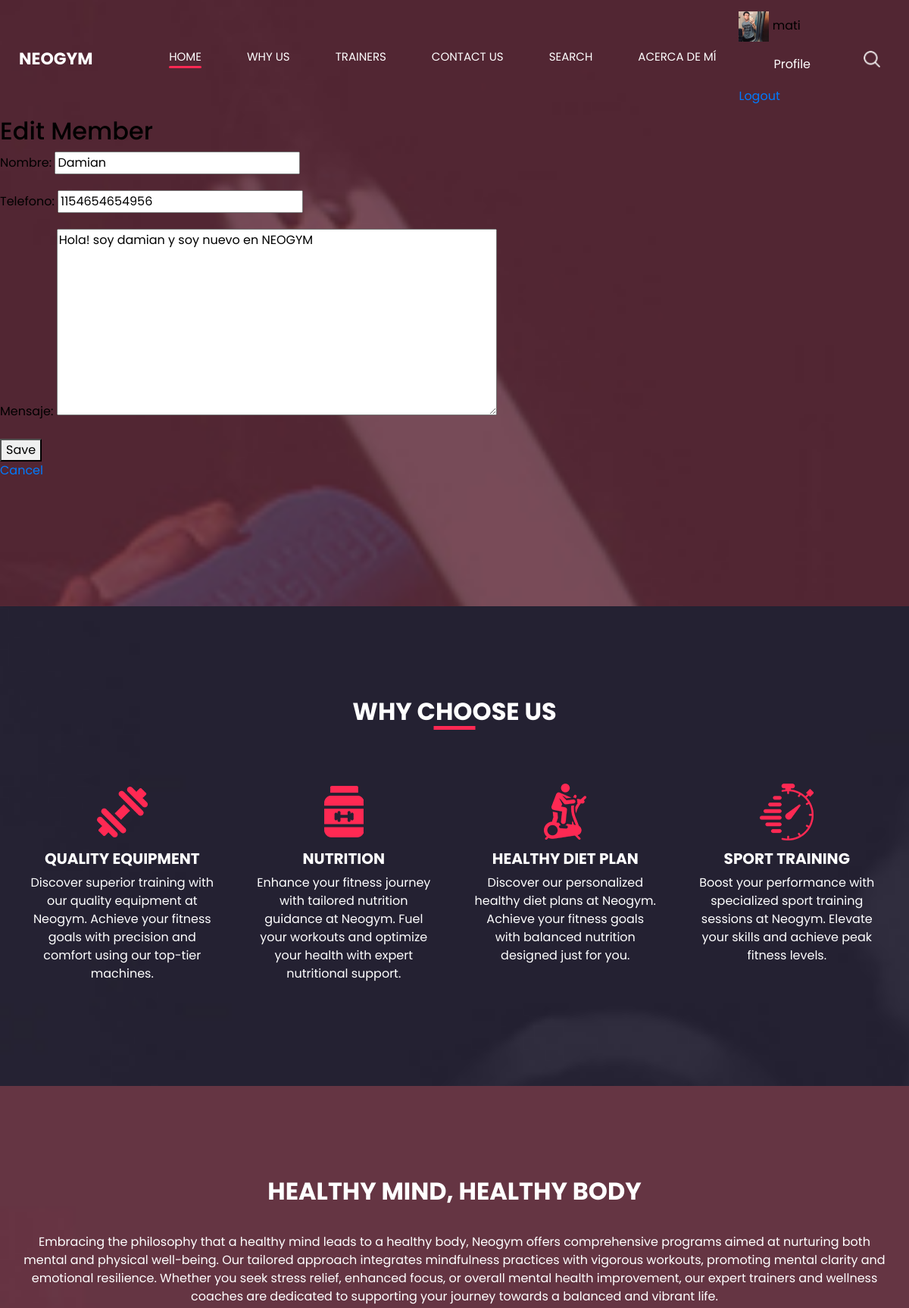
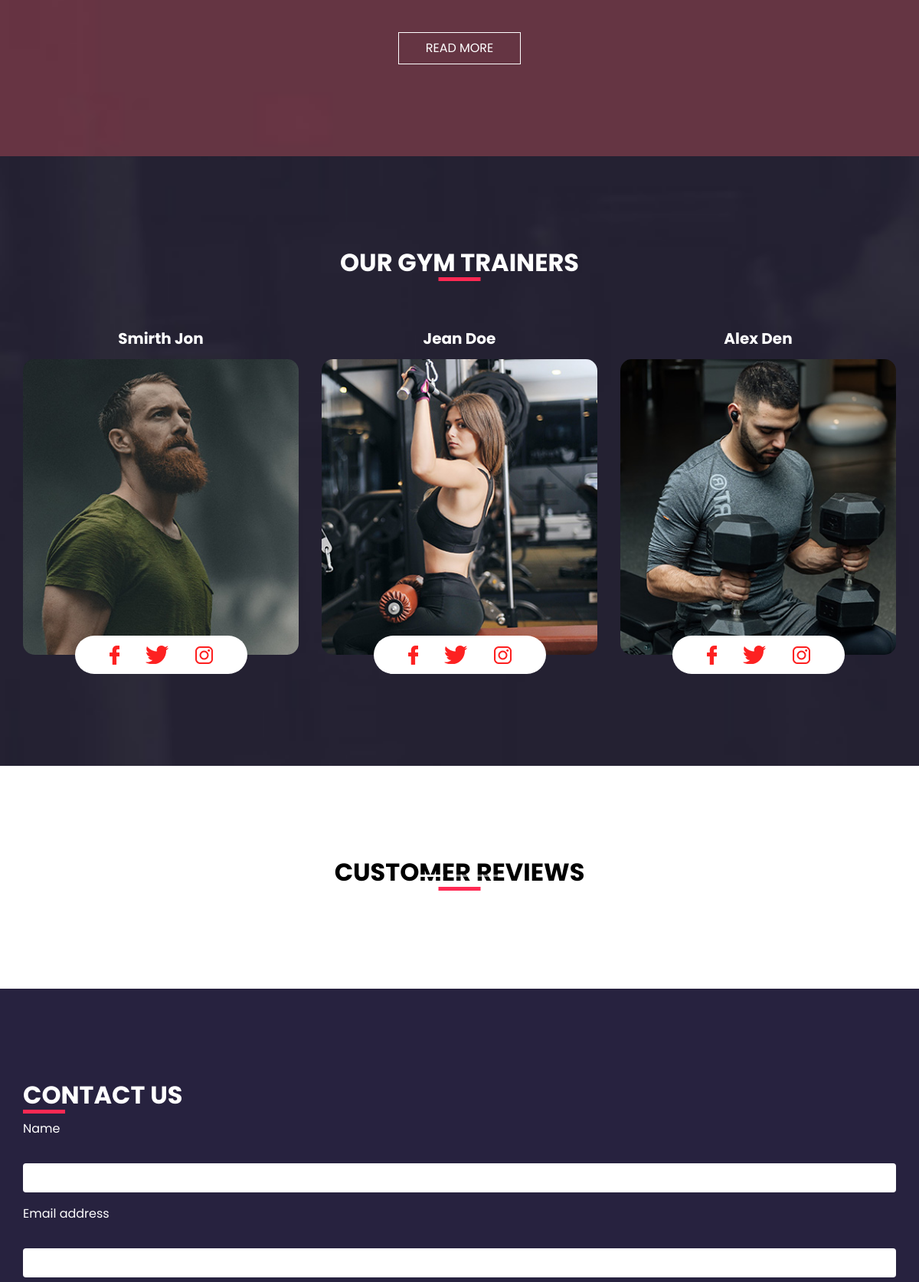
Page /members/10/edit/ (signed in, upper part) on the committed database (2 pictures, top to bottom).
### main/models.py (models this page shows, shortened)
class Profile(models.Model):
    user = models.OneToOneField(User, on_delete=models.CASCADE)
    avatar = models.ImageField(default='default.jpg', upload_to='avatars')

class Member(models.Model):
    nombre = models.CharField(max_length=100)
    email = models.EmailField()
    telefono = models.CharField(max_length=20)
    mensaje = models.TextField()

### main/views.py (the view)
# urls.py: path('members/<int:pk>/edit/', main_views.member_update, name='member_update'),
@login_required
def member_update(request, pk):
    member = get_object_or_404(Member, pk=pk)
    if request.method == "POST":
        form = MemberForm(request.POST, instance=member)
        if form.is_valid():
            member = form.save()
            return redirect('member_detail', pk=member.pk)
    else:
        form = MemberForm(instance=member)
    return render(request, 'main/member_form.html', {'form': form})

### main/forms.py
class MemberForm(forms.ModelForm):
    class Meta:
        model = Member
        fields = ['nombre', 'telefono', 'mensaje']

### main/templates/main/member_form.html (shortened to what this page needs)
{% extends 'main/index.html' %}
{% block content %}
  <h2>{% if form.instance.pk %}Edit{% else %}Add{% endif %} Member</h2>
  <form method="post">
    {{ form.as_p }}
    <button type="submit">Save</button>
  </form>
  <a href="{% url 'member_list' %}">Cancel</a>
{% endblock %}

### main/templates/main/index.html (shortened to what this page needs)
<!DOCTYPE html>
<html>
  <head>
    {% load static %}
    <link
      rel="stylesheet"
      type="text/css"
      href="https://cdnjs.cloudflare.com/ajax/libs/OwlCarousel2/2.3.4/assets/owl.carousel.min.css"
    />
    <link
      rel="stylesheet"
      type="text/css"
      href="{% static 'css/bootstrap.css' %}"
    />
    <link href="{% static 'css/style.css' %}" rel="stylesheet" />
    <link href="{% static 'css/responsive.css' %}" rel="stylesheet" />
  </head>
  <body>
    <div class="hero_area">
      <header class="header_section">
        <div class="container-fluid">
          <nav class="navbar navbar-expand-lg custom_nav-container">
            <a class="navbar-brand" href="{% url 'index' %}">
              <span> Neogym </span>
            </a>
            <div class="collapse navbar-collapse" id="navbarSupportedContent">
              <div
                class="d-flex ml-auto flex-column flex-lg-row align-items-center"
              >
                <ul class="navbar-nav">
                  <li class="nav-item active">
                    <a class="nav-link" href="{% url 'index' %}">Home <span class="sr-only">(current)</span></a>
                  </li>
                  <li class="nav-item">
                    <a class="nav-link" href="{% url 'why' %}"> Why us </a>
                  </li>
                  <li class="nav-item">
                    <a class="nav-link" href="{% url 'trainer' %}"> trainers</a>
                  </li>
                  <li class="nav-item">
                    <a class="nav-link" href="{% url 'contact' %}"> Contact Us</a>
                  </li>
                  <li class="nav-item">
                    <a class="nav-link" href="{% url 'search' %}"> Search </a>
                  </li>
                  <li class="nav-item">
                    <a class="nav-link" href="{% url 'about' %}"> Acerca de mí </a>
                  </li>
                </ul>
                <div class="user_option">
                  {% if user.is_authenticated %}
                  <div class="user_info">
                    <img src="{{ user.profile.avatar.url }}" alt="Avatar" height='40px' class="user_avatar">
                    <span>{{ user.username }}</span>
                    <a class="nav-link" href="{% url 'profile' %}">Profile</a>
                    <form method="post" action="{% url 'logout' %}">
                      <button type="submit" class="nav-link btn btn-link" style="padding: 0; border: none; background: none;">Logout</button>
                    </form>
                  </div>
                {% else %}
                  <a class="nav-link" href="{% url 'login' %}">Login</a>
                  <a class="nav-link" href="{% url 'register' %}">Register</a>
                {% endif %}
                  <form
                    class="form-inline my-2 my-lg-0 ml-0 ml-lg-4 mb-3 mb-lg-0"
                  >
                    <button
                      class="btn my-2 my-sm-0 nav_search-btn"
                      type="submit"
                    ></button>
                  </form>
                </div>
              </div>
            </div>
          </nav>
        </div>
      </header>
      {% block content %} {% endblock %}
    </div>
    <section class="us_section layout_padding">
      <div class="container">
        <div class="heading_container">
          <h2>Why Choose Us</h2>
        </div>
        <div class="us_container">
          <div class="row">
            <div class="col-lg-3 col-md-6">
              <div class="box">
                <div class="img-box">
                  <img src="{% static 'images/u-1.png' %}" alt="" />
                </div>
                <div class="detail-box">
                  <h5>QUALITY EQUIPMENT</h5>
                  <p>
                    Discover superior training with our quality equipment at
                    Neogym. Achieve your fitness goals with precision and
                    comfort using our top-tier machines.
                  </p>
                </div>
              </div>
            </div>
            <div class="col-lg-3 col-md-6">
              <div class="box">
                <div class="img-box">
                  <img src="{% static 'images/u-4.png' %}" alt="" />
                </div>
                <div class="detail-box">
                  <h5>NUTRITION</h5>
                  <p>
                    Enhance your fitness journey with tailored nutrition
                    guidance at Neogym. Fuel your workouts and optimize your
                    health with expert nutritional support.
                  </p>
                </div>
              </div>
            </div>
            <div class="col-lg-3 col-md-6">
              <div class="box">
                <div class="img-box">
                  <img src="{% static 'images/u-2.png' %}" alt="" />
                </div>
                <div class="detail-box">
                  <h5>HEALTHY DIET PLAN</h5>
                  <p>
                    Discover our personalized healthy diet plans at Neogym.
                    Achieve your fitness goals with balanced nutrition designed
                    just for you.
                  </p>
                </div>
              </div>
            </div>
            <div class="col-lg-3 col-md-6">
              <div class="box">
                <div class="img-box">
                  <img src="{% static 'images/u-3.png' %}" alt="" />
                </div>
                <div class="detail-box">
                  <h5>SPORT TRAINING</h5>
                  <p>
                    Boost your performance with specialized sport training
                    sessions at Neogym. Elevate your skills and achieve peak
                    fitness levels.
                  </p>
                </div>
              </div>
            </div>
          </div>
        </div>
      </div>
    </section>
    <section class="heathy_section layout_padding">
      <div class="container">
        <div class="row">
          <div class="col-md-12 mx-auto">
            <div class="detail-box">
              <h2>HEALTHY MIND, HEALTHY BODY</h2>
              <p>
                Embracing the philosophy that a healthy mind leads to a healthy
                body, Neogym offers comprehensive programs aimed at nurturing
                both mental and physical well-being. Our tailored approach
                integrates mindfulness practices with vigorous workouts,
                promoting mental clarity and emotional resilience. Whether you
                seek stress relief, enhanced focus, or overall mental health
                improvement, our expert trainers and wellness coaches are
                dedicated to supporting your journey towards a balanced and
                vibrant life.
              </p>
              <div class="btn-box">
                <a href=""> READ MORE </a>
              </div>
            </div>
          </div>
        </div>
      </div>
    </section>
    <section class="trainer_section layout_padding">
      <div class="container">
        <div class="heading_container">
          <h2>Our Gym Trainers</h2>
        </div>
        <div class="row">
          <div class="col-lg-4 col-md-6 mx-auto">
            <div class="box">
              <div class="name">
                <h5>Smirth Jon</h5>
              </div>
              <div class="img-box">
                <img src="{% static 'images/t1.jpg' %}" alt="" />
              </div>
              <div class="social_box">
                <a href="">
                  <img src="{% static 'images/facebook-logo.png' %}" alt="" />
                </a>
                <a href="">
                  <img src="{% static 'images/twitter.png' %}" alt="" />
                </a>
                <a href="">
                  <img src="{% static 'images/instagram-logo.png' %}" alt="" />
                </a>
              </div>
            </div>
          </div>
          <div class="col-lg-4 col-md-6 mx-auto">
            <div class="box">
              <div class="name">
                <h5>Jean Doe</h5>
              </div>
              <div class="img-box">
                <img src="{% static 'images/t2.jpg' %}" alt="" />
              </div>
              <div class="social_box">
                <a href="">
                  <img src="{% static 'images/facebook-logo.png' %}" alt="" />
                </a>
                <a href="">
                  <img src="{% static 'images/twitter.png' %}" alt="" />
                </a>
                <a href="">
                  <img src="{% static 'images/instagram-logo.png' %}" alt="" />
                </a>
              </div>
            </div>
          </div>
          <div class="col-lg-4 col-md-6 mx-auto">
            <div class="box">
              <div class="name">
                <h5>Alex Den</h5>
              </div>
              <div class="img-box">
                <img src="{% static 'images/t3.jpg' %}" alt="" />
              </div>
              <div class="social_box">
                <a href="">
                  <img src="{% static 'images/facebook-logo.png' %}" alt="" />
                </a>
                <a href="">
                  <img src="{% static 'images/twitter.png' %}" alt="" />
                </a>
                <a href="">
                  <img src="{% static 'images/instagram-logo.png' %}" alt="" />
                </a>
              </div>
            </div>
          </div>
        </div>
      </div>
    </section>
    <section class="review_section layout_padding">
      <div class="container">
        <div class="heading_container">
          <h2>Customer Reviews</h2>
        </div>
        <div
          id="review"
          class="carousel slide review_container"
          data-ride="carousel"
        >
          <ol class="carousel-indicators">
            <li data-target="#review" data-slide-to="0" class="active"></li>
            <li data-target="#review" data-slide-to="1"></li>
            <li data-target="#review" data-slide-to="2"></li>
          </ol>
          <a
            class="carousel-control-prev"
            href="#review"
            role="button"
            data-slide="prev"
          >
            <span class="carousel-control-prev-icon" aria-hidden="true"></span>
          </a>
          <a
            class="carousel-control-next"
            href="#review"
            role="button"
            data-slide="next"
          >
            <span class="carousel-control-next-icon" aria-hidden="true"></span>
          </a>
        </div>
      </div>
    </section>
    <section class="contact_section layout_padding">
      <div class="container">
        <div class="heading_container">
          <h2>Contact Us</h2>
        </div>
        <div class="contact_form-container">
          <div class="form-detail">
            <form action="{% url 'contact' %}" method="POST">
              <div class="form-group">
                <label for="name">Name</label>
                <input
                  type="text"
                  class="form-control"
                  id="name"
                  name="name"
                  required
                />
              </div>
              <div class="form-group">
                <label for="email">Email address</label>
                <input
                  type="email"
                  class="form-control"
                  id="email"
                  name="email"
                  required
                />
              </div>
            </form>
          </div>
        </div>
      </div>
    </section>
  </body>
</html>

### main/static/css/responsive.css (style rules this page uses)
@media (min-width: 1200px) { .container { max-width: 1170px; } }

### rows in the picture
Member: nombre "Damian", telefono "1154654654956", mensaje "Hola! soy damian y soy nuevo en NEOGYM"

### other values in the picture
{{ user.username }} "mati"
